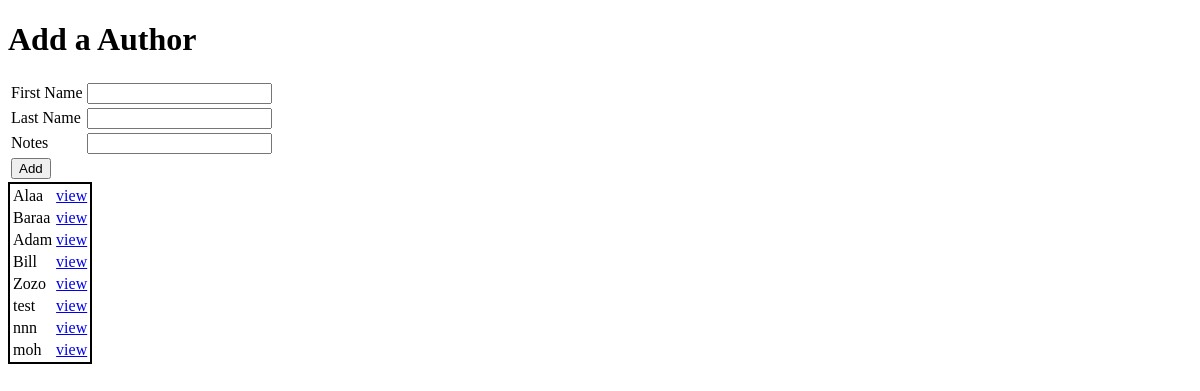
Page /author on the earlier database version.
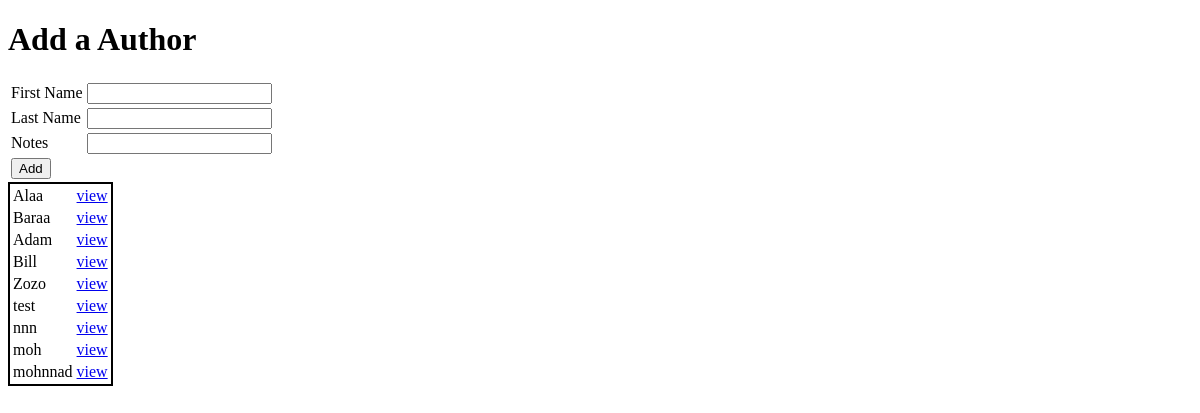
Same page on the later database version.
### books_authors_app/models.py (models this page shows)
class Author(models.Model):
    first_name=models.CharField(max_length=255)
    last_name=models.CharField(max_length=255)
    notes = models.TextField()
    created_at=models.DateTimeField(auto_now_add=True)
    updated_at=models.DateTimeField(auto_now=True)

### books_authors_app/views.py (the view)
# urls.py: path('author',views.index4),
def index4(request):
    all_authors=Author.objects.all()
    context={"authors":all_authors}
    return render(request,'index4.html',context)

### books_authors_app/templates/index4.html (shortened to what this page needs)
<!DOCTYPE html>
<html lang="en">
<head>
</head>
<body>
    <form action="/process2" method="GET">
        <h1>Add a Author</h1>
        <table>
        <tr>
    <td><label for ="fname">First Name</label></td>
    <td><input type="text" id ="fname" name="fname" ></td>
        </tr>
    <tr>
    <td><label for ="lname">Last Name</label></td>
        <td><input type="text" id="lname" name="lname" ></td>
    </tr>
    <tr>
        <td><label for ="notes">Notes</label></td>
            <td><input type="text" id="notes" name="notes" ></td>
        </tr>
                <tr>
        <td><input type="submit" value="Add"></td>
        <td></td>
        </tr>
        </table>
        </form>
        <table style="border:2px solid black">
            {%for author in authors %}
            <tr>
                <td>
            {{author.first_name}}
            </td>
            <td><a href="author/{{author.id}}">view</a></td>
            </tr>
            {% endfor %}
            </table>
</body>
</html>

Differences in the rows shown:
added Author: first_name "mohnnad"
